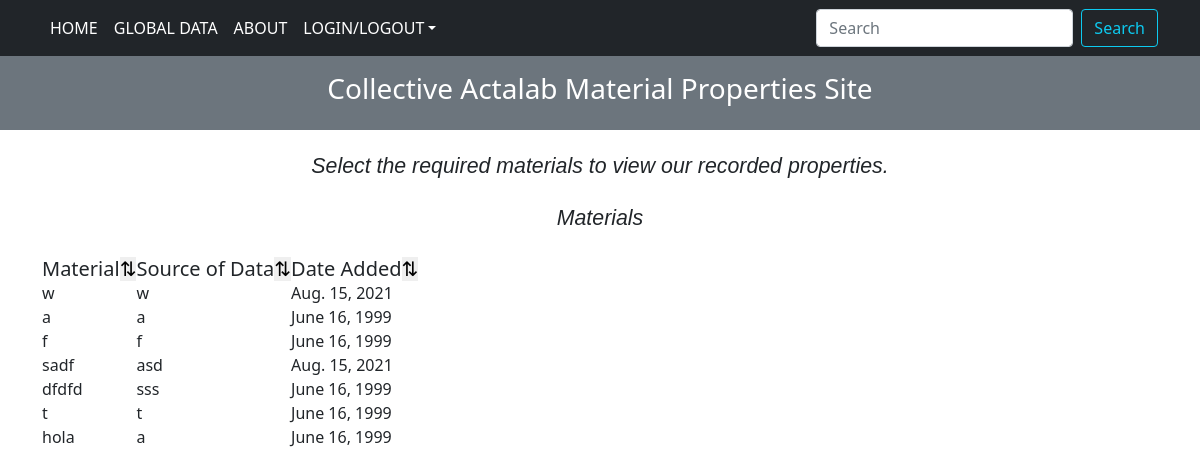
Page /materials_list/ on the earlier database version.
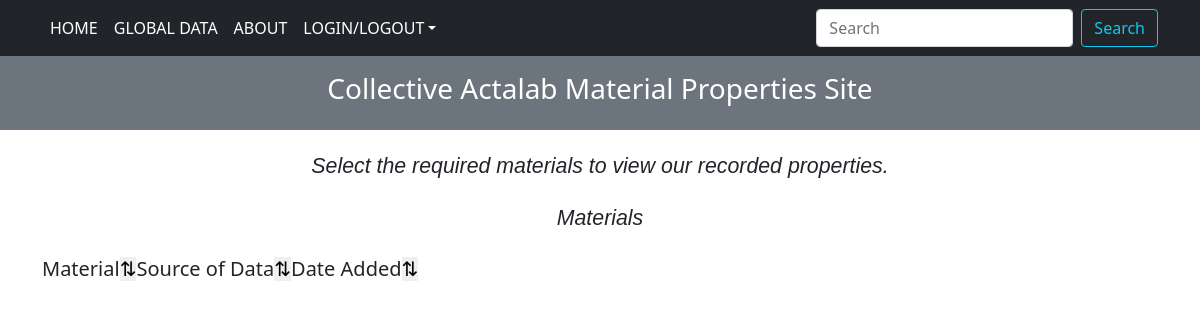
Same page on the later database version.
### blog/models.py (models this page shows, shortened)
class MaterialList(models.Model):
    material = models.CharField(max_length=250)
    source_of_data = models.CharField("Source of Data", max_length=250)
    date_added = models.DateField("Material Created On (YYYY-MM-DD)")

### blog/views.py (the view)
# urls.py: path("materials_list/", MaterialsListView.as_view(),
class MaterialsListView(TemplateView):
    template_name = "materialslist.html"
    def get_context_data(self, **kwargs):
        context = super().get_context_data(**kwargs)
        context['material_list'] = MaterialList.objects.all()
        return context

### blog/templates/materialslist.html (shortened to what this page needs)
<!doctype html>
<html lang="en">
  <head>
    <link rel="stylesheet" href="https://stackpath.bootstrapcdn.com/bootstrap/4.3.1/css/bootstrap.min.css">
    <link rel="stylesheet" href="https://use.fontawesome.com/releases/v5.6.3/css/all.css">
    <link rel="stylesheet" href="https://unpkg.com/bootstrap-table@1.18.3/dist/bootstrap-table.min.css">
  </head>
  <body>
    {% include 'navbar.html' %}
    <div class="description_class">
      <h2 id="description"> Select the required materials to view our recorded properties.</h2>
    </div>
    <div class = "home_body_div container">
        <div class="table_heading">
          <p id="description" >Materials</p>
        </div>
    <table
    id="table"
    data-toggle="table"
    data-filter-control="true"
    data-show-search-clear-button="true"
    >
                      <thead class="thead-dark">
                    <tr id='tableHeader'>
                    <th  data-field="material" class="h5" data-sortable="true" data-filter-control="input" > Material <button id="sort_arrows" style=" border:none; float: right;"> <span> &#8645;</span> </button> </th>
                    <th  data-field="source-of-data" class="h5" data-sortable="true" data-filter-control="input">  Source of Data <button id="sort_arrows" style=" border:none; float: right;"> <span> &#8645;</span> </button> </th>
                    <th  data-field="data-added" class="h5" data-sortable="true" data-filter-control="select">  Date Added <button id="sort_arrows" style=" border:none; float: right;"> <span> &#8645;</span> </button> </th>
                    </tr>
                </thead>
      <tbody>
                {% for i in material_list %}
                <tr>
                  <td>{{i.material}}</td>
                  <td>{{i.source_of_data}}</td>
                  <td>{{i.date_added}}</td>
                </tr>
                  {% endfor %}
                </tbody>
    </table>
  </body>
</html>

Differences in the rows shown:
removed MaterialList: material "w", source_of_data "w", date_added "Aug. 15, 2021"
removed MaterialList: material "a", source_of_data "a", date_added "June 16, 1999"
removed MaterialList: material "f", source_of_data "f", date_added "June 16, 1999"
removed MaterialList: material "sadf", source_of_data "asd", date_added "Aug. 15, 2021"
removed MaterialList: material "dfdfd", source_of_data "sss", date_added "June 16, 1999"
removed MaterialList: material "t", source_of_data "t", date_added "June 16, 1999"
removed MaterialList: material "hola", source_of_data "a", date_added "June 16, 1999"
